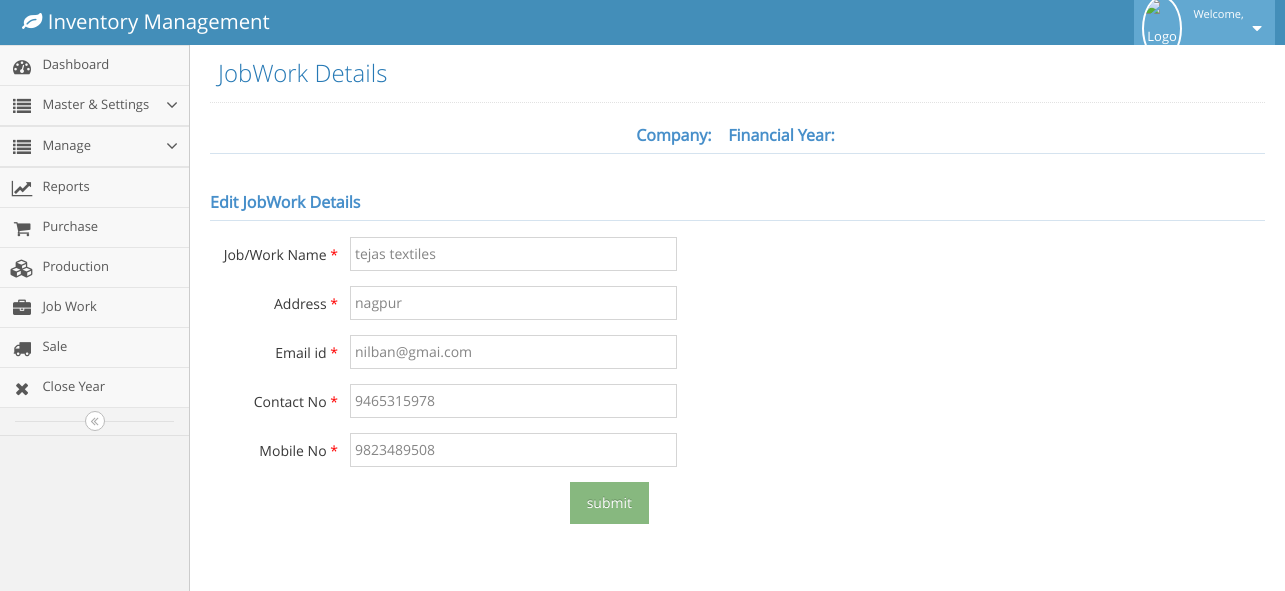
The app's page /editjobwork.php?id=3 (signed in) with its own data.
### tables this page shows
CREATE TABLE `jobworkmanagement` (
  `id` int(11) NOT NULL,
  `name` varchar(30) NOT NULL,
  `address` varchar(100) NOT NULL,
  `email` varchar(30) NOT NULL,
  `contact` varchar(15) NOT NULL,
  `mobNo` varchar(15) NOT NULL,
  `createdOn` timestamp NOT NULL DEFAULT CURRENT_TIMESTAMP
);

### editjobwork.php (the view, shortened to what this page needs)
<!DOCTYPE html>
<?php
  include('config.php');
  $fy=$_SESSION['fy'];
  $company=$_SESSION['cname'];
  $id=$_GET['id'];
?>
<html lang="en">
	<head>
		<link rel="stylesheet" href="assets/css/bootstrap.min.css" />
		<link rel="stylesheet" href="assets/font-awesome/4.5.0/css/font-awesome.min.css" />
		<link rel="stylesheet" href="assets/css/ace.min.css" class="ace-main-stylesheet" id="main-ace-style" />
		<link rel="stylesheet" href="assets/css/ace-skins.min.css" />
		<link rel="stylesheet" href="assets/css/ace-rtl.min.css" />
	</head>
	<body class="no-skin">
		<?php include('navbar.php') ?>
		<div class="main-container ace-save-state" id="main-container">
			<?php include('menubar.php') ?>
			<div class="main-content">
				<div class="main-content-inner">
					<div class="page-content">
						<div class="page-header">
							<h1>
						JobWork Details
							</h1>
						</div>
						<h5 class="header blue lighter bigger" align="center">
												<b>Company:&nbsp; <?php echo $company ?>  &nbsp;
												Financial Year:&nbsp; <?php echo $fy ?> </b>
						</h5>
						<div class="row">
							<div class="col-xs-12">
								<?php
													$query=mysqli_query($conn,"select * from jobworkmanagement where id='$id'");
													while($row=mysqli_fetch_array($query))
													{
														$name=$row['name'];
														$address=$row['address'];
														$email=$row['email'];
														$contactno=$row['contact'];
														$mobile=$row['mobNo'];
														}
													?>
								<form class="form-horizontal" method="POST" action="editjobworkpro.php" class="pull-right">
									<h5 class="header blue lighter bigger"><b>
												<?php if(@isset($_GET['error'])){echo $_GET['error'];} else{echo 'Edit JobWork Details';} ?></b>
											</h5>
									<div class="form-group">
										<label class="col-sm-1
										 control-label no-padding-right" for="form-field-1"  style="width: 140px;"> Job/Work Name <span style="color:red">*</span></label>
										<div class="col-sm-9">
											<input type="text"  name="JobWorkname" value="<?php echo $name ; ?>" class="col-xs-10 col-sm-5">
										</div>
									</div>
									<div class="form-group">
										<label class="col-sm-1 control-label no-padding-right" for="form-field-1"  style="width: 140px;"> Address
										<span style="color:red">*</span></label>
										<div class="col-sm-9">
											<input type="text" pattern="[a-zA-Z]+" name="address"  value="<?php echo $address ; ?>" class="col-xs-10 col-sm-5" />
										</div>
									</div>
									<div class="form-group">
										<label class="col-sm-1 control-label no-padding-right" for="form-field-1"  style="width: 140px;"> Email id <span style="color:red">*</span></label>
										<div class="col-sm-9">
											<input type="email" name="emailid" value="<?php echo $email ; ?>" class="col-xs-10 col-sm-5" />
										</div>
									</div>
									<div class="form-group">
										<label class="col-sm-1 control-label no-padding-right" for="form-field-1"  style="width: 140px;"> Contact No <span style="color:red">*</span></label>
										<div class="col-sm-9">
											<input type="tel"  pattern="[789][0-9]{9}" maxlength="10" id="form-field-1" name="contactno" value="<?php echo $contactno ; ?>" class="col-xs-10 col-sm-5" />
										</div>
									</div>
									<div class="form-group">
										<label class="col-sm-1 control-label no-padding-right" for="form-field-1"  style="width: 140px;"> Mobile No <span style="color:red">*</span></label>
										<div class="col-sm-9">
											<input type="tel"  pattern="[789][0-9]{9}"  maxlength="10" id="form-field-1" name="mobileno" value="<?php echo $mobile ; ?>"  class="col-xs-10 col-sm-5" />
										</div>
									</div>
									<div class="form-group">
									<div class="col-md-offset-4 col-md-9">
										<input type="Submit" class="btn btn-bg btn-success" type="button" name="btnsubmit" value="submit"/>
									</div>
								</div>
								</form>
					</div>
				</div>
			</div>
		</div>
</div>
</div>
	</body>
</html>

### records on screen
jobworkmanagement: JobWorkname "tejas textiles", address "nagpur", emailid "nilban@gmai.com", contactno "9465315978", mobileno "9823489508"
